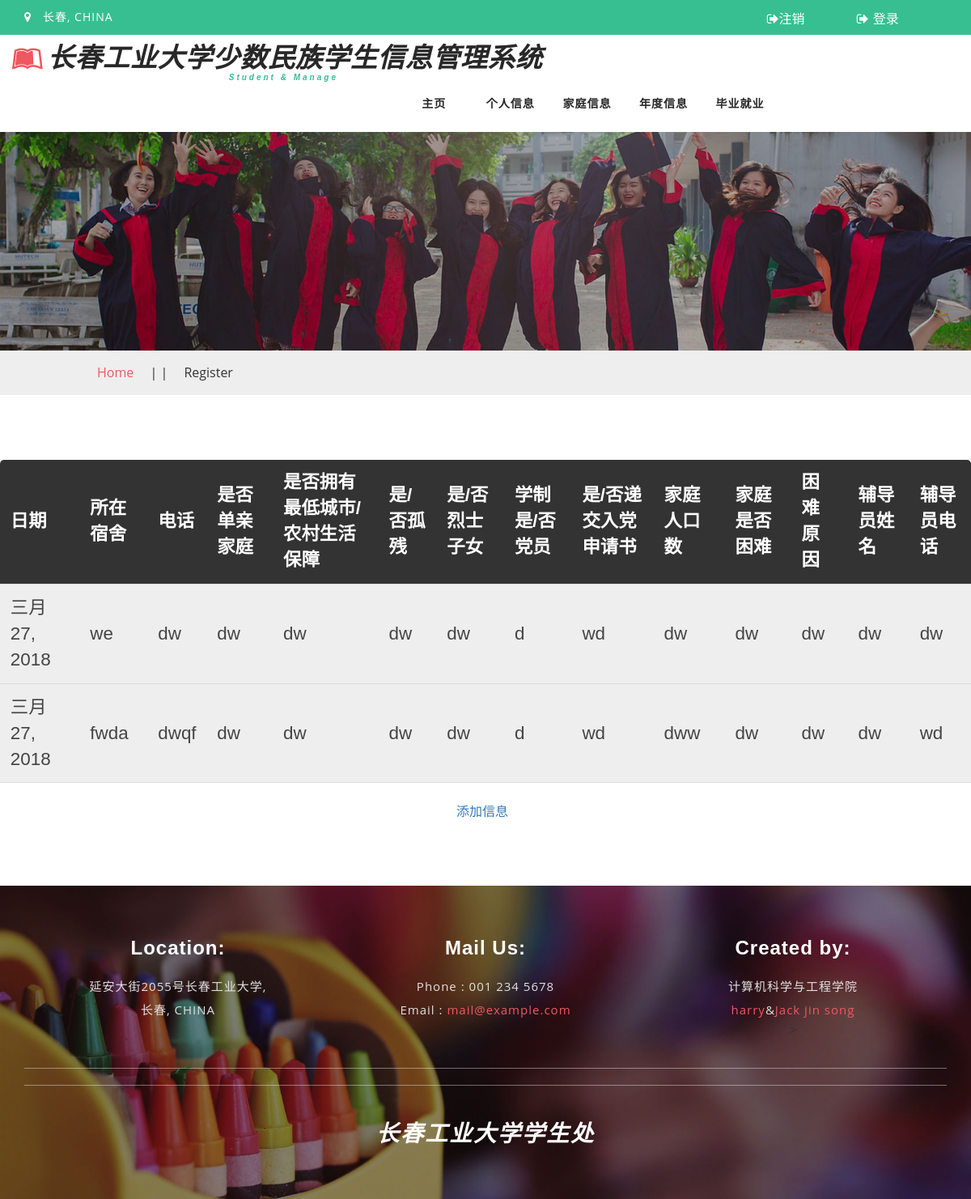
The page /update_show/ (signed in) on the database as committed earlier.
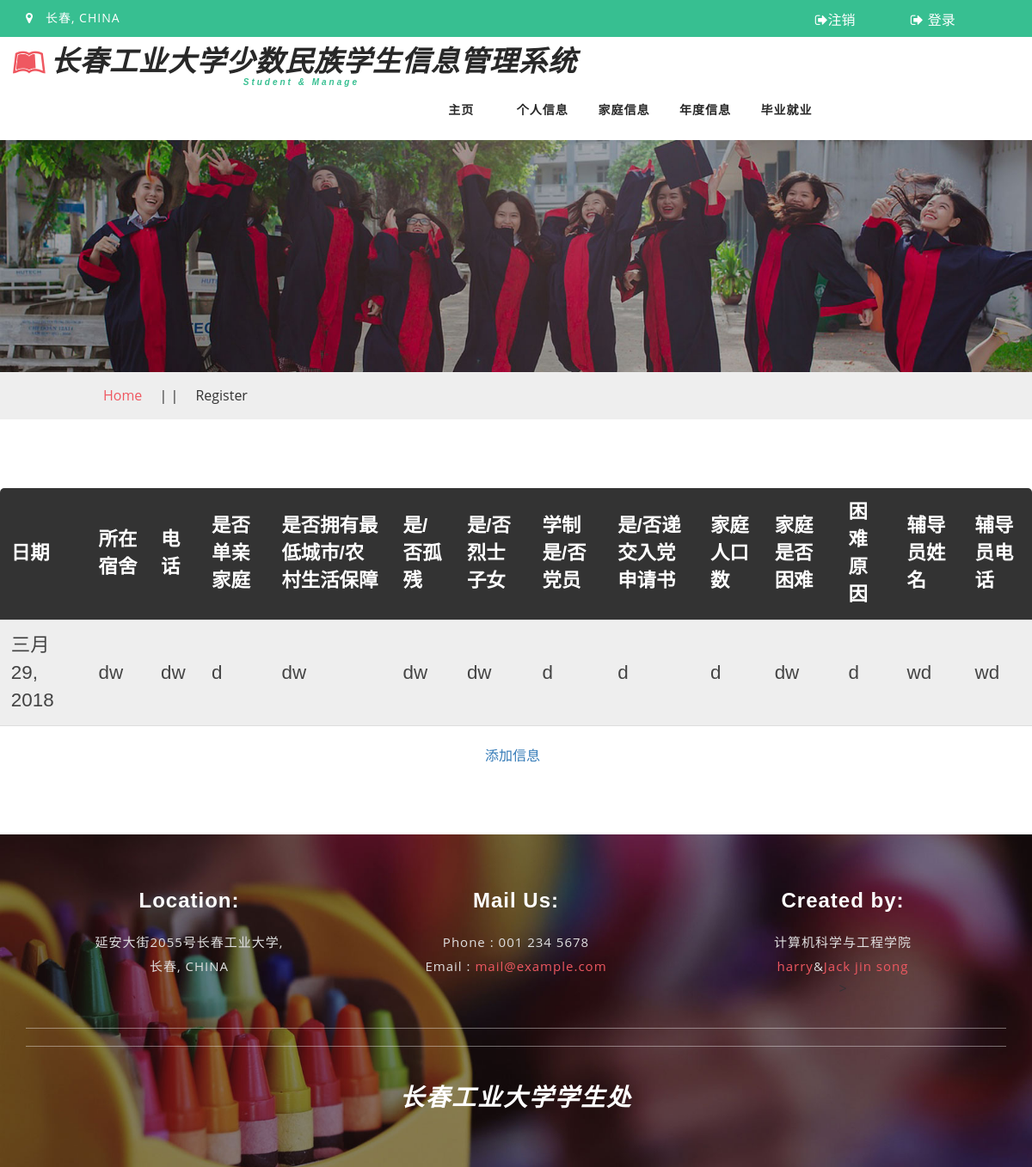
The same page on the database as committed later.
### student/models.py (models this page shows)
class update_massage(models.Model):
    stu_id = models.CharField(max_length=8,blank=True,verbose_name='学号')
    date = models.DateField(auto_now_add=True,blank=True,auto_created=True)
    living_room = models.CharField(max_length=6,blank=True,verbose_name='所在宿舍')
    phone_number = models.CharField(max_length=11,blank=True,verbose_name='电话')
    pareants_single = models.CharField(max_length=2,blank=True,verbose_name='是/否单亲家庭')
    basic_living_allowances = models.CharField(max_length=2,blank=True,verbose_name='是否拥有最低城市/农村生活保障')
    orphan_disablity = models.CharField(max_length=2,blank=True,verbose_name='是/否孤残')
    martyr = models.CharField(max_length=2,blank=True,verbose_name='是/否烈士子女')
    party_member = models.CharField(max_length=2,blank=True,verbose_name='是/否党员')
    party_member_application = models.CharField(max_length=2,blank=True,verbose_name='是/否递交入党申请书')
    population = models.CharField(max_length=5,blank=True,verbose_name='家庭人口数')
    poor = models.CharField(max_length=5,blank=True,verbose_name='家庭是否困难',help_text='是/否')
    poor_reason = models.CharField(max_length=50,blank=True,verbose_name='困难原因')
    Instructor = models.CharField(max_length=10,verbose_name='辅导员姓名')
    Instructor_nmber = models.CharField(max_length=11,verbose_name='辅导员电话')
    class Meta:
       verbose_name = '就读信息'
       verbose_name_plural = '就读信息'

### student/views.py (the view)
# urls.py: url(r'^update_show/',s_views.update_page,name='up_show'),
def update_page(request):
    from .models import update_massage
    mysels = update_massage.objects.filter(stu_id=request.user)
    return render(request,'student/update_show.html',{'mysels':mysels})

### templates/student/update_show.html (shortened to what this page needs)
{% extends 'base.html' %}
{% block content %}
{% if user.is_authenticated %}
    <div class="htmleaf-container">
		<table id="miyazaki">
			<thead>
			<tr><th>日期<th>所在宿舍<th>电话<th>是否单亲家庭<th>是否拥有最低城市/农村生活保障<th>是/否孤残<th>是/否烈士子女<th>学制是/否党员<th>是/否递交入党申请书<th>家庭人口数<th>家庭是否困难<th>困难原因<th>辅导员姓名<th>辅导员电话
			<tbody>
        {% for myself in mysels %}
			<tr>
            <td>{{ myself.date|date }}
            <td>{{ myself.living_room }}
            <td>{{ myself.phone_number }}
            <td>{{ myself.pareants_single }}
            <td>{{ myself.basic_living_allowances }}
            <td>{{ myself.orphan_disablity }}
            <td>{{ myself.martyr }}
            <td>{{ myself.party_member }}
            <td>{{ myself.party_member_application }}
            <td>{{ myself.population }}
            <td>{{ myself.poor }}
            <td>{{ myself.poor_reason }}
            <td>{{ myself.Instructor }}
            <td>{{ myself.Instructor_nmber }}
        	<tr>
        {% endfor %}
    </table>
	    </div>
        <div class="massage_add">
            <a href="{% url 'up_add' %}"><span>添加信息</span></a>
        </div>
{% endif %}
{% endblock %}

Rows that differ between the two databases and show on the page:
removed update_massage: date "三月 27, 2018", living_room "we", phone_number "dw", pareants_single "dw", basic_living_allowances "dw", orphan_disablity "dw", martyr "dw", party_member "d", party_member_application "wd", population "dw", poor "dw", poor_reason "dw", Instructor "dw", Instructor_nmber "dw"
removed update_massage: date "三月 27, 2018", living_room "fwda", phone_number "dwqf", pareants_single "dw", basic_living_allowances "dw", orphan_disablity "dw", martyr "dw", party_member "d", party_member_application "wd", population "dww", poor "dw", poor_reason "dw", Instructor "dw", Instructor_nmber "wd"
now on this page (row edited): update_massage: date "三月 29, 2018", living_room "dw", phone_number "dw", pareants_single "d", basic_living_allowances "dw", orphan_disablity "dw", martyr "dw", party_member "d", party_member_application "d", population "d", poor "dw", poor_reason "d", Instructor "wd", Instructor_nmber "wd"
